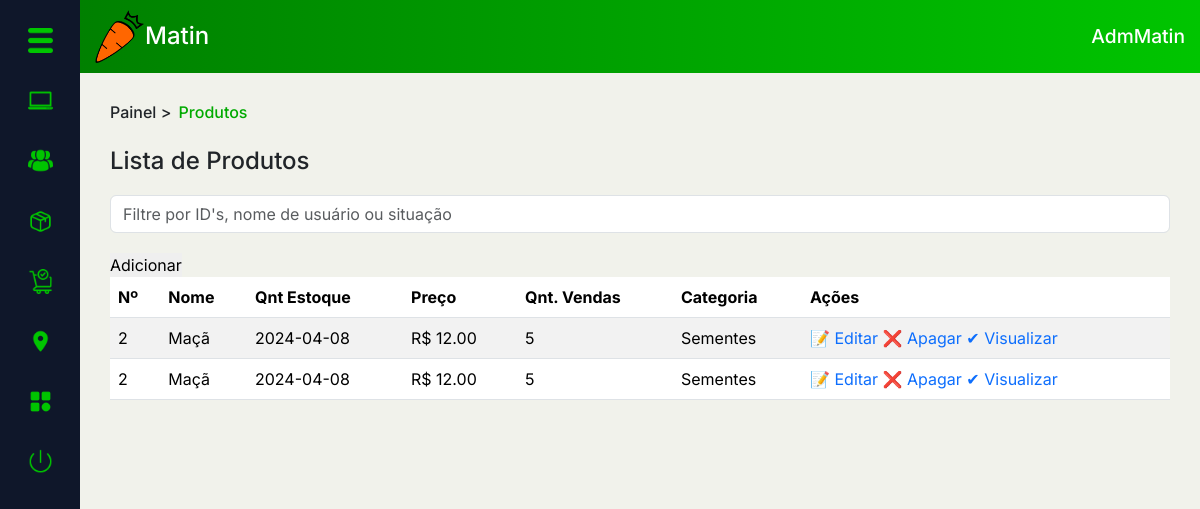
Screenshot of /PAGES/dashboard.php?page=prod_list (signed in) with the database file from the repository.
### tables this page shows
CREATE TABLE `usuario` (
  `idUsu` int(11) NOT NULL,
  `nome_usu` varchar(50) NOT NULL,
  `ativo` enum('0','1') NOT NULL DEFAULT '1',
  `data_criacao` date NOT NULL,
  `email_usu` varchar(100) NOT NULL,
  `senha_usu` varchar(45) NOT NULL,
  `tel_usu` varchar(45) NOT NULL,
  `fotos_usu` varchar(45) DEFAULT NULL,
  `premium` enum('0','1') NOT NULL,
  `NR` varchar(45) NOT NULL,
  `comp` varchar(45) NOT NULL,
  `TCIR` enum('CPF','CNPJ') NOT NULL,
  `NRCIR` varchar(45) NOT NULL,
  `nvl_usu` enum('A','F','C') NOT NULL DEFAULT 'C',
  `Local_CEP` int(11) NOT NULL,
  `tipoLocal` enum('casa','trabalho') NOT NULL,
  `infoAddLocal` varchar(100) NOT NULL
);

CREATE TABLE `produto` (
  `idProduto` int(11) NOT NULL,
  `nome_prod` varchar(100) NOT NULL,
  `qnt_prod_estoque` int(11) NOT NULL,
  `data_criacao_prod` date NOT NULL,
  `preco_prod` decimal(5,2) NOT NULL,
  `fotos_prod` varchar(100) NOT NULL DEFAULT 'sem_foto.png',
  `qnt_vendas` int(11) NOT NULL,
  `promocao` int(11) DEFAULT NULL,
  `parcela` int(11) DEFAULT NULL,
  `idCarrinho` int(11) NOT NULL,
  `idFavoritos` int(11) NOT NULL,
  `idCategoria` int(11) NOT NULL
);

CREATE TABLE `cria` (
  `idCria` int(11) NOT NULL,
  `idUsu` int(11) NOT NULL,
  `idProduto` int(11) NOT NULL
);

CREATE TABLE `categoria` (
  `idCategoria` int(11) NOT NULL,
  `nome_cat` varchar(45) NOT NULL,
  `img_cat` varchar(300) DEFAULT 'sem_foto.png',
  `desc_cat` varchar(100) DEFAULT NULL,
  `qnt_vis` int(11) DEFAULT NULL
);

### MODEL/autenticacao.php (called while the page is built, shortened)
<?php
function pegarIDUsuario(){
    return $_SESSION['idUsu'];
}
?>

### PAGES/DASHBOARD/prod_list.php (the view, shortened to what this page needs)
<div class="conteudo" id="conteudo2">
    <div class="top-cont">
        <div class="local">
            <h6><a href="../DASHBOARD/adminDash.php">Painel</a> > <mark>Produtos</mark></h6>
        </div>
    </div>
    <div class="main-cont">
        <div class="main-tit">
            <h4>Lista de Produtos</h4>
        </div>
        <div class="pesq">
            <div class="input-group flex-nowrap search-bar">
                <input type="search" class="form-control" placeholder="Filtre por ID's, nome de usuário ou situação" aria-label="Search" aria-describedby="addon-wrapping">
            </div>
            <a href="?page=add_usu&NdPAdd=1"><button class="btnAdd" type="button">Adicionar</button></a>
        </div>
        <table class="table table-striped">
            <thead>
                <tr>
                    <th scope="col">Nº</th>
                    <th scope="col">Nome</th>
                    <th scope="col">Qnt Estoque</th>
                    <th scope="col">Preço</th>
                    <th scope="col">Qnt. Vendas</th>
                    <th scope="col">Categoria</th>
                    <th scope="col">Ações</th>
                </tr>
            </thead>
            <tbody>
                <?php
                $selectQ = "SELECT * FROM produto p INNER JOIN categoria c ON p.idCategoria = c.idCategoria INNER JOIN cria c2 ON c2.idProduto = p.idProduto WHERE c2.idUsu = $idUsu";
                $selectP = $cx->prepare($selectQ);
                $selectP->setFetchMode(PDO::FETCH_ASSOC);
                $selectP->execute();
                $total = $selectP->rowCount();
                if ($total == 0) {
                    echo "<p class='txtVermelho'>Não há registros no momento...</p>";
                } else {
                    while ($dados = $selectP->fetch()) {
                        echo "<tr>";
                        echo "<td scope='row'>{$dados['idProduto']}</td>";
                        echo "<td>{$dados['nome_prod']}</td>";
                        echo "<td>{$dados['data_criacao_prod']}</td>";
                        echo "<td>R$ {$dados['preco_prod']}</td>";
                        echo "<td>{$dados['qnt_vendas']}</td>";
                        echo "<td>{$dados['nome_cat']}</td>";
                        echo "<td><a href='#'>&#x1F4DD; Editar</a> <a href='excluir.php?ref={$dados['idProduto']}&tbl=localidade''>&#x274C; Apagar </a><a href='#'>&#x2714; Visualizar</a></td>";
                        echo "</tr>";
                    }
                }
                ?>
            </tbody>
        </table>
    </div>
</div>

### PAGES/DASHBOARD/headerDash.php (shortened to what this page needs)
<?php
if (isset($idUsu)) {
    $selectQ = "SELECT * FROM usuario WHERE idUsu = $idUsu";
    $selectP = $cx->prepare($selectQ);
    $selectP->execute();
    $dados = $selectP->fetch(PDO::FETCH_ASSOC);
}
?>
<nav class="d-flex justify-content-between align-items-center">
    <a href="../index.php">
        <div class="logo">
            <figure>
                <img src="../IMAGES/matin-logo-png.png" alt="Matin">
            </figure>
            <h1>Matin</h1>
        </div>
    </a>
    <div class="usuario">
        <h1><?php echo $dados['nome_usu'] ?></h1>
    </div>
</nav>

### ASSETS/GERAL.css (style rules this page uses)
:root { --preto00: black; --pretoAzulado: #0F172A; --branco00: white; --cinza00: #C1C1C1; --cinza01: #898989; --cinza02: #D9D9D9; --cinza03: #EAEAEA; --cinza04: #ABABAB; --laranja00: #FF6600; --laranja01: #FF9F5F; --laranjaPressed: #d66215; --vermelho00: #FF2A2A; --vermelhoAviso: #B00000; --azulClaro: #009EBB; --verde00: #008000; --verde01: #00C500; --verde02: #00AA00; --verdePressed: #035f03; --bege00: #F1F2EB; --bege01: #F5FBEF; --bege02: #E5E0E0; --bege03: #F2EEEB; --fonte01: 'Inter', serif; }

### ASSETS/PAGINAS-CSS/dashboard.css (style rules this page uses)
body { background-color: var(--bege00) !important; }

### PAGES/DASHBOARD/sidebarDash.php (style rules this page uses)
h6, h5 { margin: 0 !important; }
img { width: 25px; }

### PAGES/DASHBOARD/headerDash.php (style rules this page uses)
nav { background: linear-gradient(to right, var(--verde00), var(--verde01)); padding: 10px 15px; width: 100%; }
a { margin: 0; text-decoration: none; }
figure, h1 { margin: 0; }
nav .logo h1 { font-size: 1.5em; color: var(--branco00); }
.usuario, .logo { display: flex; align-items: center; }
nav .usuario h1 { font-size: 1.2em; color: var(--branco00); }
.logo figure img { width: 50px; }

### PAGES/DASHBOARD/prod_list.php (style rules this page uses)
#conteudo2 { padding: 30px; }
h6 a { color: var(--preto); text-decoration: none; }
mark { background-color: transparent !important; color: var(--verde02); }
.search-bar { margin: 20px 0 !important; }

### rows the page displays
usuario: nome_usu "AdmMatin"
produto: cria.idProduto "2", nome_prod "Maçã", data_criacao_prod "2024-04-08", preco_prod "12.00", qnt_vendas "5", idCategoria.nome_cat "Sementes"
